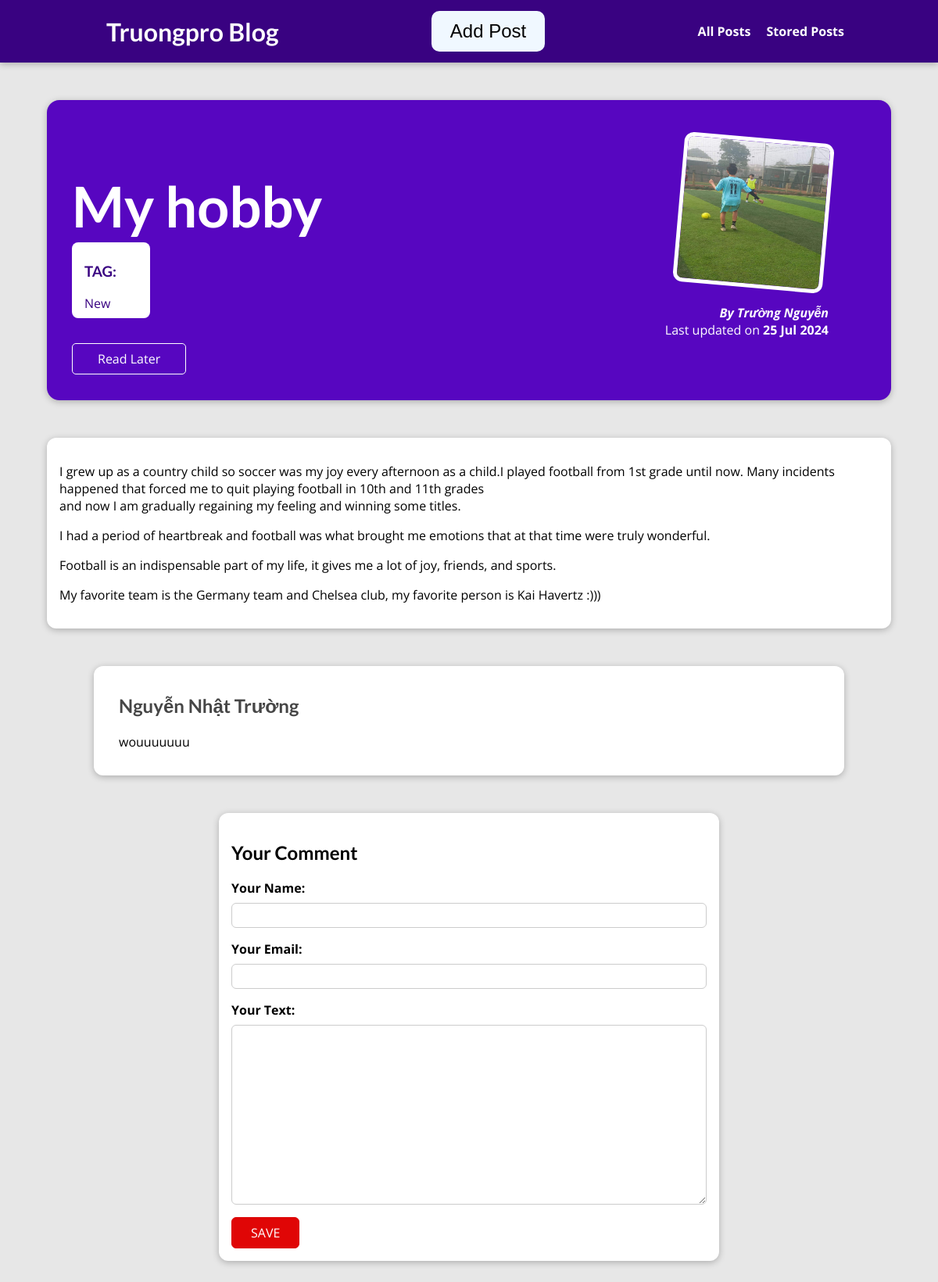
/posts/my-hobby, run on the app's committed database.
### Blog/models.py (models this page shows, shortened)
class Post(models.Model):
    title = models.CharField(max_length=150)
    excerpt = models.CharField(max_length=200)
    image = models.ImageField(upload_to='uploads',null=True)
    date = models.DateField(auto_now=True)
    slug = models.SlugField(unique=True,db_index=True,null=True)
    content = models.TextField(validators=[MinLengthValidator(10)])
    author = models.ForeignKey(Author,on_delete=models.SET_NULL,null=True,related_name='posts')
    tags = models.ManyToManyField(Tag)

class Tag(models.Model):
    caption = models.CharField(max_length=100)

class Author(models.Model):
    first_name = models.CharField(max_length=100)
    last_name = models.CharField(max_length=100)
    email_address = models.EmailField()
    def __str__(self):
        return f'{self.first_name} {self.last_name}'

class Comment(models.Model):
    user_name = models.CharField(max_length=100)
    user_email = models .EmailField()
    text = models.TextField(max_length=400)
    post = models.ForeignKey(Post,on_delete=models.CASCADE,related_name='comments')

### Blog/views.py (the view, shortened to what this page needs)
# urls.py: path("posts/<slug:slug>",views.PostDetail.as_view(),name="post-detail-page"),
class PostDetail(View):
    def stored(self,request,post_id):
        stored_posts = request.session.get('stored_post')
        if stored_posts is not None:
            is_saving_later = post_id in stored_posts
        else:
            is_saving_later = False
        return is_saving_later
    def get(self,request,slug):
        post = Post.objects.get(slug=slug)
        context = {
            'post':post,
            'post_tags':post.tags.all(),
            'comments':FormComment(),
            'comment_value':post.comments.all().order_by('-id'),
            'saving_later':self.stored(request,post.id)
        }
        return render(request,'blog/post-detail.html',context)

### Blog/form.py
class FormComment(forms.ModelForm):
    class Meta:
        model = Comment
        exclude = ['post']
        labels = {
            'user_name':'Your Name',
            'user_email':'Your Email',
            'text':'Your Text'
        }

### Blog/templates/blog/post-detail.html (shortened to what this page needs)
{% extends "base.html" %}
{% load static %}
{% block link_css %}
    <link rel="stylesheet" href="{% static 'blog/post-detail.css' %}"/>
{% endblock %}
{% block content %}
    <section id="summary">
        <h2>{{post.title}}</h2>
        <div class="tag">
            <h3>TAG:</h3>
            {% for tag in post_tags %}
                <span>{{tag.caption}}</span>
            {% endfor %}
        </div>
        <div id="read-later">
            <form action='{% url "read-later" %}' method='post'>
                <button>
                    {% if saving_later %}
                    Remove from"Read Later" List
                    {% else %}
                    Read Later
                    {% endif %}
                </button>
            </form>
        </div>
        <article>
            <img src="{{ post.image.url}}" alt="{{post.title}}">
            <address>By <a href="mailto:{{post.author.email_address}}">{{ post.author }} </a></address>
            <div>
                Last updated on <time datetime="">{{ post.date|date:"d M Y"}}</time>
            </div>
        </article>
    </section>
    <main>
        <p>
           {{ post.content|linebreaks }}
        </p>
    </main>
    <section id="comments">
        <ul>
            {% for comment in comment_value %}
                <h2>{{ comment.user_name }}</h2>
                <li>{{ comment.text|linebreaks }}</li>
            {% endfor%}
        </ul>
    </section>
    <section id="comment-form">
        <h2>Your Comment</h2>
        <div>
            <form action="{% url 'post-detail-page' post.slug %}" method="post">
                {% for field in comments %}
                <div class="form-control {% if field.errors %} invalid {% endif %}">
                    {{ field.label_tag }}
                    {{ field }}
                </div>
                {% endfor %}
                <button>SAVE</button>
            </form>
        </div>
    </section>
{% endblock %}

### templates/base.html (shortened to what this page needs)
{% load static %}
<!DOCTYPE html>
<html lang="en">
<head>
    <link rel="stylesheet" href="{% static 'style.css' %}">
    {% block link_css %}{% endblock  %}
    <header id="main-navigation">
        <h1>
            <a href="{% url 'start-page' %} ">Truongpro Blog</a>
        </h1>
        <h2 class='add'>
            <a href="{% url 'add-post' %}"><button> Add Post </button></a>
        </h2>
        <nav>
            <a href="{% url 'posts-page' %}">
                All Posts
            </a>
            <a href="{% url 'read-later' %}">
                Stored Posts
            </a>
        </nav>
    </header>
</head>
<body>
    {% block content %}
    {% endblock  %}
</body>
</html>

### static/style.css (style rules this page uses)
* { box-sizing: border-box; }
html { font-family: 'Open Sans', 'Lato', sans-serif; }
body { margin: 0; }
h1, h2, h3 { font-family: 'Lato', sans-serif; font-weight: bold; }
#main-navigation { width: 100%; height: 5rem; display: flex; justify-content: space-between; align-items: center; padding: 0 10%; position: absolute; top: 0; left: 0; background-color: #d75306; box-shadow: 0 2px 8px rgba(0, 0, 0, 0.25); }
#main-navigation a { text-decoration: none; color: white; font-weight: bold; margin-left: 1rem; }
.add button { padding: 12px 24px; background-color: aliceblue; border-radius: 10px; font-size: 24px; border: none; transition: all 0.5s; cursor: pointer; }

### Blog/static/blog/post-detail.css (style rules this page uses)
body { background-color: #e7e7e7; }
#main-navigation { background-color: #390281; box-shadow: 0 2px 8px rgba(0, 0, 0, 0.25); }
#summary { margin: 8rem auto 3rem auto; padding: 2rem; width: 90%; max-width: 90rem; border-radius: 16px; background-color: #5706c0; position: relative; box-shadow: 0 2px 8px rgba(0, 0, 0, 0.25); height: 24rem; }
#summary h2 { color: white; font-size: 4.5rem; margin-bottom: 0.25rem; }
#summary article { position: absolute; top: 2rem; right: 3rem; padding: 1rem 2rem; border-radius: 12px; text-align: right; color: white; }
#summary article img { width: 12rem; height: 12rem; border-radius: 12px; transform: rotateZ(5deg); border: 5px solid white; margin-bottom: 1rem; }
#summary address { font-weight: bold; }
#summary a { color: white; text-decoration: none; }
#summary time { font-weight: bold; }
#read-later { margin: 2rem 0; }
#read-later button { background-color: transparent; border: 1px solid white; padding: 0.5rem 2rem; font: inherit; color: white; cursor: pointer; border-radius: 5px; }
main { width: 90%; max-width: 90rem; margin: 3rem auto; background-color: white; padding: 1rem; border-radius: 12px; box-shadow: 0 2px 8px rgba(0, 0, 0, 0.25); }
.tag { background-color: white; color: #390281; padding: 0.5rem 1rem; border-radius: 8px; width: 100px; }
#comment-form { margin: 3rem auto; width: 90%; max-width: 40rem; border-radius: 12px; background-color: white; box-shadow: 0 2px 8px rgba(0, 0, 0, 0.25); padding: 1rem; }
#comment-form button { font: inherit; background-color: rgb(224, 6, 6); color: white; border: 1px solid rgb(218, 0, 0); padding: 0.5rem 1.5rem; border-radius: 6px; cursor: pointer; transition: all 0.5s; }
.form-control { margin-bottom: 1rem; }
.form-control label { font-weight: bold; margin-bottom: 0.5rem; display: block; }
.form-control input, .form-control textarea { display: block; width: 100%; font: inherit; padding: 0.25rem; border-radius: 6px; border: 1px solid #ccc; }
#comments { margin: 3rem auto; width: 90%; max-width: 60rem; border-radius: 12px; background-color: white; box-shadow: 0 2px 8px rgba(0, 0, 0, 0.25); padding: 1rem 2rem; }
#comments ul { list-style: none; margin: 0; padding: 0; }
#comments li { margin-bottom: 1rem; border-bottom: 2px solid #ccc; }
#comments li:last-of-type { border-bottom: none; }
#comments h2 { color: #464646; }

### data on the page
Post: title "My hobby", image (picture), author "Trường Nguyễn", date "25 Jul 2024", content "I grew up as a country child so soccer was my joy every afternoon as a child.I played football from 1st grade until now. Many incidents happened that forced me to quit playing football in 10th and 11th grades and now I am gradually regaining my feeling and winning some titles. I had a period of heartbreak and football was what brought me emotions that at that time were truly wonderful. Football is an indispensable part of my life, it gives me a lot of joy, friends, and sports. My favorite team is the Germany team and Chelsea club, my favorite person is Kai Havertz :)))"
Tag: caption "New"
Comment: user_name "Nguyễn Nhật Trường", text "wouuuuuuu"

### other printed values
{{ field.label_tag }} "Your Name:" "Your Email:" "Your Text:"
